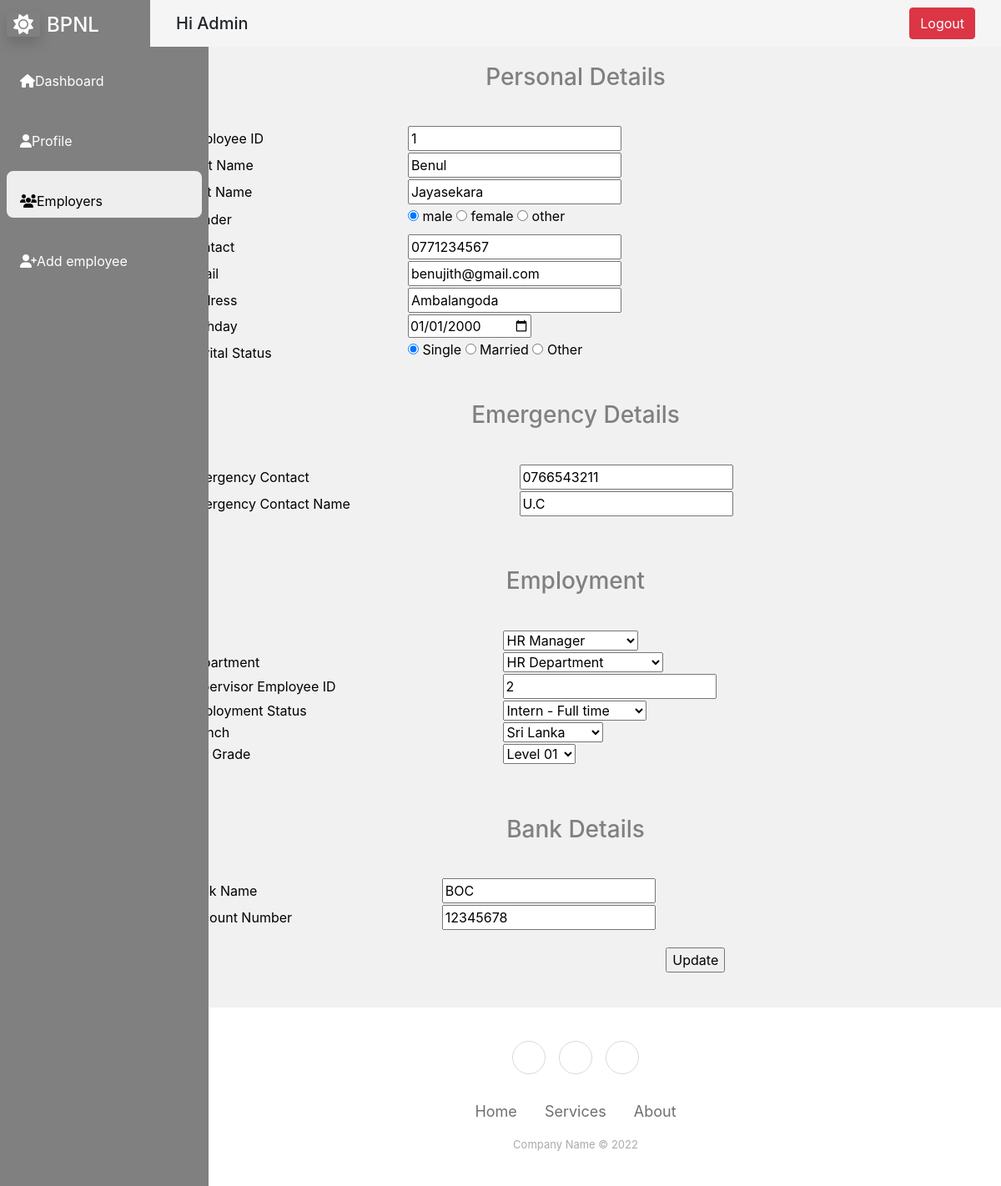
The page /DBMS_project/include/interfaces/admin_updateEmployee.php?id=1 (signed in) on the database its author committed.
### tables this page shows
CREATE TABLE `employee_details` (
  `emp_id` smallint(6) NOT NULL,
  `first_name` varchar(40) NOT NULL,
  `last_name` varchar(40) DEFAULT NULL,
  `gender` varchar(6) NOT NULL,
  `contact_number` varchar(30) NOT NULL,
  `email` varchar(50) DEFAULT NULL,
  `city` varchar(20) DEFAULT NULL,
  `birthday` date NOT NULL,
  `marital_status` varchar(10) DEFAULT NULL
);

CREATE TABLE `emergency_contact` (
  `emp_id` smallint(6) NOT NULL,
  `emg_con_no` varchar(20) NOT NULL,
  `emg_con_name` varchar(20) NOT NULL
);

CREATE TABLE `employment` (
  `emp_id` smallint(6) NOT NULL,
  `job_id` smallint(6) NOT NULL,
  `status_id` smallint(6) NOT NULL,
  `branch_id` smallint(6) NOT NULL,
  `pay_grade_id` smallint(6) NOT NULL,
  `dept_name` varchar(20) NOT NULL
);

CREATE TABLE `supervisor` (
  `emp_id` smallint(6) NOT NULL,
  `sup_id` smallint(6) NOT NULL
);

CREATE TABLE `bank_details` (
  `emp_id` smallint(6) NOT NULL,
  `account_no` varchar(20) NOT NULL,
  `bank_name` varchar(20) NOT NULL
);

### DBMS_project/include/interfaces/admin_updateEmployee.php (the view, shortened to what this page needs)
<?php include_once "../connection.php"; ?>
<?php
    $emp_id="";
    $first_name = "";
    $last_name = "";
    $gender = "";
    $contact= "";
    $email = "";
    $address = "";
    $birthday = "";
    $marital_status ="";
    $job_id = "";
    $status_id = "";
    $branch_id = "";
    $pay_grade = "";
    $dept_name = "";
    $bank_name = "";
    $acc_no = "";
    $emg_no = "";
    $emg_name = "";
    $sup_id = "";
    if(isset($_GET['id'])){
        $emp_id = $_GET['id'];
        $query_emp_details = "SELECT * FROM employee_details WHERE employee_details.emp_id ='$emp_id';";
        $result_set1 = mysqli_query($connection,$query_emp_details);
        $record1 = mysqli_fetch_assoc($result_set1);
        $first_name = $record1['first_name'];
        $last_name = $record1['last_name'];
        $gender = $record1['gender'];
        $contact= $record1['contact_number'];
        $email = $record1['email'];
        $address = $record1['city'];
        $birthday = $record1['birthday'];
        $marital_status = $record1['marital_status'];
        $query_employment = "SELECT * FROM employment WHERE employment.emp_id ='$emp_id';";
        $result_set2 = mysqli_query($connection,$query_employment);
        $record2 = mysqli_fetch_assoc($result_set2);
        $job_id = $record2['job_id'];
        $status_id = $record2['status_id'];
        $branch_id = $record2['branch_id'];
        $pay_grade = $record2['pay_grade_id'];
        $dept_name = $record2['dept_name'];
        $query_emergency = "SELECT * FROM emergency_contact WHERE emergency_contact.emp_id ='$emp_id';";
        $result_set3 = mysqli_query($connection,$query_emergency);
        $record3 = mysqli_fetch_assoc($result_set3);
        $emg_no = $record3['emg_con_no'];
        $emg_name = $record3['emg_con_name'];
        $query_bank_details = "SELECT * FROM bank_details WHERE bank_details.emp_id ='$emp_id';";
        $result_set4 = mysqli_query($connection,$query_bank_details);
        $record4 = mysqli_fetch_assoc($result_set4);
        $bank_name = $record4['bank_name'];
        $acc_no = $record4['account_no'];
        $query_supervisor = "SELECT * FROM supervisor WHERE supervisor.emp_id ='$emp_id';";
        $result_set5 = mysqli_query($connection,$query_supervisor);
        $record5 = mysqli_fetch_assoc($result_set5);
        $sup_id = $record5['sup_id'];
    }
?>
<!DOCTYPE html>
<html lang="en">
<head>
    <link rel="stylesheet" href="../../css/empdash1.css">
    <link href="https://cdn.jsdelivr.net/npm/bootstrap@5.2.3/dist/css/bootstrap.min.css" rel="stylesheet">
</head>
<body>
<div class="bigbox">
<div class="main-container d-flex leftside ">
            <div class = "sidebar" id="side_nav">
                <div class="header-box px-2 pt-3 pb-4">
                    <h1 class="fs-4"><span class="gb-white text-white rounded shadow px-2 me-2"><i class="fa-sharp fa-solid fa-sun"></i></span><span class="text-white">BPNL</span></h1>
                </div>
                <div>
                    <ul class="list-unstyled px-2">
                        <li class=""><a href ="admin.php" class="text-decoration-none px-3 py-2 d-block"><i class="fas fa-home"></i>Dashboard</li>
                        <li class=""><a href ="admin_profile.php" class="text-decoration-none px-3 py-2 d-block"><i class="fa-solid fa-user"></i>Profile</li>
                        <li class="active"><a href ="admin_employers.php" class="text-decoration-none px-3 py-2 d-block"><i class="fas fa-users"></i>Employers</li>
                        <li class=""><a href ="admin_create_or_add.php" class="text-decoration-none px-3 py-2 d-block"><i class="fa-solid fa-user-plus"></i>Add employee</li>
                    </ul>
                    <ul class="list-unstyle px-2">
                        <li class=""><a href="#" class="text-decoration-none px-3 py-2 d-block"></a></li>
                    </ul>
                </div>
            </div>
        </div>
    <div class="rightside">
    <?php require_once("../navibar.php") ?>
        <form action="admin_updateEmployee2.php" method="post">
            <table style="color:black; margin:4%; padding: 5%; width:90%; height:100%;">
                    <h3 style="color:#808080; padding-top:20px; text-align:center;">Personal Details</h3>
                        <tr>
                            <td>Employee ID</td>
                            <td><input type="text" value= <?php echo $emp_id; ?> name="emp_id" id="1" readonly></td>
                        </tr>
                        <tr>
                            <td>First Name</td>
                            <td><input type="text" value= <?php echo $first_name; ?> name="first_name" id=""></td>
                        </tr>
                        <tr>
                            <td>Last Name</td>
                            <td><input type="text" value= <?php echo $last_name; ?> name="last_name" id=""></td>
                        </tr>
                        <tr>
                            <td>Gender</td>
                            <td>
                            <input type="radio" id="" name="gender" value="male" <?php if ($gender == 'male') echo "checked='checked'";?>>
                            <label>male</label>
                            <input type="radio" id="" name="gender" value="female" <?php if ($gender == 'female') echo "checked='checked'";?>>
                            <label>female</label>
                            <input type="radio" id="" name="gender" value="other" <?php if ($gender == 'other') echo "checked='checked'";?>>
                            <label>other</label>
                            </td>
                        </tr>
                        <tr>
                            <td>Contact</td>
                            <td><input type="tel" value= <?php echo $contact; ?> id="" name="contact_number" pattern="[0-9]{10}"></td>
                        </tr>
                        <tr>
                            <td>Email</td>
                            <td><input type="email" value= <?php echo $email; ?> id="" name="email"></td>
                        </tr>
                        <tr>
                            <td>Address</td>
                            <td><input type="text" value= <?php echo $address; ?> id="" name="city"></td>
                        </tr>
                        <tr>
                            <td>Birthday</td>
                            <td><input type="date"  value=<?php echo $birthday; ?> id="" name="birthday"></td>
                        </tr>
                        <tr>
                            <td>Marital Status</td>
                            <td>
                            <input type="radio" id="" name="marital_status" value="single" <?php if ($marital_status == 'single') echo "checked='checked'";?>>
                            <label>Single</label>
                            <input type="radio" id="" name="marital_status" value="married" <?php if ($marital_status == 'married') echo "checked='checked'";?>>
                            <label>Married</label>
                            <input type="radio" id="" name="marital_status" value="other" <?php if ($marital_status == 'other') echo "checked='checked'";?>>
                            <label>Other</label>
                            </td>
                        </tr>
            </table>
            <table style="color:black; margin:4%; padding: 5%; width:90%; height:100%;">
                    <h3 style="color:#808080; text-align:center; ">Emergency Details</h3>                        <tr>
                            <td>Emergency Contact</td>
                            <td><input type="tel" value= <?php echo $emg_no; ?> id="" name="emg_con_no" pattern="[0-9]{10}"></td>
                        </tr>
                        <tr>
                            <td>Emergency Contact Name</td>
                            <td><input type="text" value= <?php echo $emg_name; ?> name="emg_con_name" id=""></td>
                        </tr>
            </table>
            <table style="color:black; margin:4%; padding: 5%; width:90%; height:100%;">
                    <h3 style="color:#808080; text-align:center; padding-top:20px">Employment</h3>
                        <tr>
                            <td>Job</td>
                            <td><select name="job_id" value= <?php echo $job_id; ?>>
                                <option value="1" <?php if ($job_id == 2) echo "selected='selected'";?>>HR Manager</option>
                            </select></td>
                        </tr>
                        <tr>
                            <td>Department</td>
                            <td><select name="dept_name">
                                <option value="HR Department" <?php if ($dept_name == "HR Department") echo "selected='selected'";?>>HR Department</option>
                            </select></td>
                        </tr>
                        <tr>
                            <td>Supervisor Employee ID</td>
                            <td><input type="text" name="sup_id" value=<?php echo $sup_id; ?>></td>
                        </tr>
                        <tr>
                            <td>Employment Status</td>
                            <td><select name="status_id">
                                <option value="2" <?php if ($status_id == 2) echo "selected='selected'";?>>Intern - Full time</option>
                            </select></td>
                        </tr>
                        <tr>
                            <td>Branch</td>
                            <td><select name="branch_id" >
                                <option value="1" <?php if ($branch_id == 1) echo "selected='selected'";?>>Sri Lanka</option>
                            </select></td>
                        </tr>
                        <tr>
                            <td>Pay Grade</td>
                            <td><select name="pay_grade">
                                <option value="1" <?php if ($pay_grade == 1) echo "selected='selected'";?>>Level 01</option>
                            </select></td>
                        </tr>
            </table>
            <table style="color:black; margin:4%; padding: 5%; width:90%; height:100%;">
                    <h3 style="color:#808080; text-align:center; padding-top:20px">Bank Details</h3>
                        <tr>
                            <td>Bank Name</td>
                            <td><input type="text" value= <?php echo $bank_name; ?> id="" name="bank_name" ></td>
                        </tr>
                        <tr>
                            <td>Account Number</td>
                            <td><input type="text" value= <?php echo $acc_no; ?> name="account_no" id=""></td>
                        </tr>
                        <tr><td></td><td style="padding-top: 20px; text-align:center;"><input type="submit" value="Update" name="submit" ></td></tr>
            </table>
        </form>
        <?php require_once("../footer.php") ?>
    </div>
</div>
</body>
</html>

### DBMS_project/css/empdash1.css (style rules this page uses)
body { background-color: #f1f1f1; }
#side_nav { background:#808080; min-width: 100%; max-width: 100%; }
.sidebar li.active { backgrounD: #eee; border-radius:8px; }
.sidebar li.active a, .sidebar li.action a:hover { color:#000; }
.sidebar li a { color:#fff; }
.bigbox { display: flex; width: 100%; }
.leftside { width: 15%; height: 100%; position: fixed; }
.rightside { width: 100%; height: 100%; padding-left: 15%; }

### DBMS_project/css/style.css (style rules this page uses)
body { background-color: #f1f1f1; }
#side_nav { background:#808080; min-width: 250px; max-width: 250px; }
.sidebar li.active { backgrounD: #eee; border-radius:8px; }
.sidebar li.active a, .sidebar li.action a:hover { color:#000; }
.sidebar li a { color:#fff; }
.bigbox { display: flex; }

### rows shown on the page
employee_details: first_name "Benul", last_name "Jayasekara", gender "☑", contact_number "0771234567", email "benujith@gmail.com", city "Ambalangoda", birthday "01/01/2000", marital_status "☑"
emergency_contact: emg_con_no "0766543211", emg_con_name "U.C"
employment: job_id "HR Manager", dept_name "HR Department", status_id "Intern - Full time", branch_id "Sri Lanka", pay_grade "Level 01"
supervisor: sup_id "2"
bank_details: bank_name "BOC", account_no "12345678"

### other values the page prints
$_SESSION['user_name'] "Admin"
